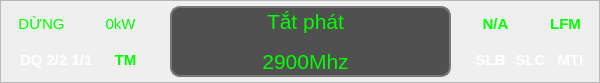
       <widget class="QFrame" name="frame_6">
        <property name="maximumSize">
         <size>
          <width>16777215</width>
          <height>83</height>
         </size>
        </property>
        <property name="styleSheet">
         <string notr="true">QFrame#frame_6 {
background-color: qlineargradient(spread:reflect, x1:0, y1:0, x2:0, y2:0.5, stop:0 rgba(0, 0, 0, 255), stop:1 rgba(117, 117, 117, 255));
border-radius: 10;
}</string>
        </property>
        <property name="frameShape">
         <enum>QFrame::StyledPanel</enum>
        </property>
        <property name="frameShadow">
         <enum>QFrame::Raised</enum>
        </property>
        <widget class="QLabel" name="label_3">
         <property name="geometry">
          <rect>
           <x>16</x>
           <y>8</y>
           <width>51</width>
           <height>31</height>
          </rect>
         </property>
         <property name="font">
          <font>
           <pointsize>11</pointsize>
          </font>
         </property>
         <property name="styleSheet">
          <string notr="true">border: none; background-color: rgb(0, 0, 0, 0); color: rgb(0, 255, 0);</string>
         </property>
         <property name="text">
          <string>DỪNG</string>
         </property>
         <property name="alignment">
          <set>Qt::AlignCenter</set>
         </property>
        </widget>
        <widget class="QLabel" name="label_4">
         <property name="geometry">
          <rect>
           <x>90</x>
           <y>8</y>
           <width>61</width>
           <height>31</height>
          </rect>
         </property>
         <property name="font">
          <font>
           <pointsize>11</pointsize>
          </font>
         </property>
         <property name="styleSheet">
          <string notr="true">border: none; background-color: rgb(0, 0, 0, 0); color: rgb(0, 255, 0);</string>
         </property>
         <property name="text">
          <string>0kW</string>
         </property>
         <property name="alignment">
          <set>Qt::AlignCenter</set>
         </property>
        </widget>
        <widget class="QLabel" name="label_5">
         <property name="geometry">
          <rect>
           <x>20</x>
           <y>44</y>
           <width>91</width>
           <height>31</height>
          </rect>
         </property>
         <property name="font">
          <font>
           <pointsize>11</pointsize>
           <bold>true</bold>
          </font>
         </property>
         <property name="styleSheet">
          <string notr="true">border: none; background-color: rgb(0, 0, 0, 0); color: white;</string>
         </property>
         <property name="text">
          <string>DQ 2/2 1/1</string>
         </property>
        </widget>
        <widget class="QLabel" name="label_6">
         <property name="geometry">
          <rect>
           <x>110</x>
           <y>44</y>
           <width>31</width>
           <height>31</height>
          </rect>
         </property>
         <property name="font">
          <font>
           <pointsize>11</pointsize>
           <bold>true</bold>
          </font>
         </property>
         <property name="styleSheet">
          <string notr="true">border: none; background-color: rgb(0, 0, 0, 0); color: rgb(0, 255, 0);</string>
         </property>
         <property name="text">
          <string>TM</string>
         </property>
         <property name="alignment">
          <set>Qt::AlignCenter</set>
         </property>
        </widget>
        <widget class="QFrame" name="frame_8">
         <property name="geometry">
          <rect>
           <x>170</x>
           <y>6</y>
           <width>281</width>
           <height>71</height>
          </rect>
         </property>
         <property name="styleSheet">
          <string notr="true">color: white;
background-color: rgb(80, 80, 80);
border-width: 2;
border-style: solid;
border-color: rgb(120, 120, 120);
border-radius: 10</string>
         </property>
         <property name="frameShape">
          <enum>QFrame::StyledPanel</enum>
         </property>
         <property name="frameShadow">
          <enum>QFrame::Raised</enum>
         </property>
         <widget class="QLabel" name="label_7">
          <property name="geometry">
           <rect>
            <x>80</x>
            <y>0</y>
            <width>111</width>
            <height>31</height>
           </rect>
          </property>
          <property name="font">
           <font>
            <pointsize>16</pointsize>
            <bold>false</bold>
           </font>
          </property>
          <property name="styleSheet">
           <string notr="true">border: none; background-color: rgb(0, 0, 0, 0); color: rgb(0, 255, 0);</string>
          </property>
          <property name="text">
           <string>Tắt phát</string>
          </property>
          <property name="alignment">
           <set>Qt::AlignCenter</set>
          </property>
         </widget>
         <widget class="QLabel" name="label_8">
          <property name="geometry">
           <rect>
            <x>80</x>
            <y>40</y>
            <width>111</width>
            <height>31</height>
           </rect>
          </property>
          <property name="font">
           <font>
            <pointsize>16</pointsize>
            <bold>false</bold>
           </font>
          </property>
          <property name="styleSheet">
           <string notr="true">border: none; background-color: rgb(0, 0, 0, 0); color: rgb(0, 255, 0);</string>
          </property>
          <property name="text">
           <string>2900Mhz</string>
          </property>
          <property name="alignment">
           <set>Qt::AlignCenter</set>
          </property>
         </widget>
        </widget>
        <widget class="QLabel" name="label_9">
         <property name="geometry">
          <rect>
           <x>460</x>
           <y>8</y>
           <width>71</width>
           <height>31</height>
          </rect>
         </property>
         <property name="font">
          <font>
           <pointsize>11</pointsize>
           <bold>true</bold>
          </font>
         </property>
         <property name="styleSheet">
          <string notr="true">border: none; background-color: rgb(0, 0, 0, 0); color: rgb(0, 255, 0);</string>
         </property>
         <property name="text">
          <string>N/A</string>
         </property>
         <property name="alignment">
          <set>Qt::AlignCenter</set>
         </property>
        </widget>
        <widget class="QLabel" name="label_10">
         <property name="geometry">
          <rect>
           <x>540</x>
           <y>8</y>
           <width>51</width>
           <height>31</height>
          </rect>
         </property>
         <property name="font">
          <font>
           <pointsize>11</pointsize>
           <bold>true</bold>
          </font>
         </property>
         <property name="styleSheet">
          <string notr="true">border: none; background-color: rgb(0, 0, 0, 0); color: rgb(0, 255, 0);</string>
         </property>
         <property name="text">
          <string>LFM</string>
         </property>
         <property name="alignment">
          <set>Qt::AlignCenter</set>
         </property>
        </widget>
        <widget class="QLabel" name="label_11">
         <property name="geometry">
          <rect>
           <x>470</x>
           <y>44</y>
           <width>41</width>
           <height>31</height>
          </rect>
         </property>
         <property name="font">
          <font>
           <pointsize>11</pointsize>
           <bold>true</bold>
          </font>
         </property>
         <property name="styleSheet">
          <string notr="true">border: none; color: white; background-color: none;</string>
         </property>
         <property name="text">
          <string>SLB</string>
         </property>
         <property name="alignment">
          <set>Qt::AlignCenter</set>
         </property>
        </widget>
        <widget class="QLabel" name="label_16">
         <property name="geometry">
          <rect>
           <x>510</x>
           <y>44</y>
           <width>41</width>
           <height>31</height>
          </rect>
         </property>
         <property name="font">
          <font>
           <pointsize>11</pointsize>
           <bold>true</bold>
          </font>
         </property>
         <property name="styleSheet">
          <string notr="true">border: none; color: white; background-color: none;</string>
         </property>
         <property name="text">
          <string>SLC</string>
         </property>
         <property name="alignment">
          <set>Qt::AlignCenter</set>
         </property>
        </widget>
        <widget class="QLabel" name="label_17">
         <property name="geometry">
          <rect>
           <x>550</x>
           <y>44</y>
           <width>41</width>
           <height>31</height>
          </rect>
         </property>
         <property name="font">
          <font>
           <pointsize>11</pointsize>
           <bold>true</bold>
          </font>
         </property>
         <property name="styleSheet">
          <string notr="true">border: none; color: white; background-color: none;</string>
         </property>
         <property name="text">
          <string>MTI</string>
         </property>
         <property name="alignment">
          <set>Qt::AlignCenter</set>
         </property>
        </widget>
       </widget>
